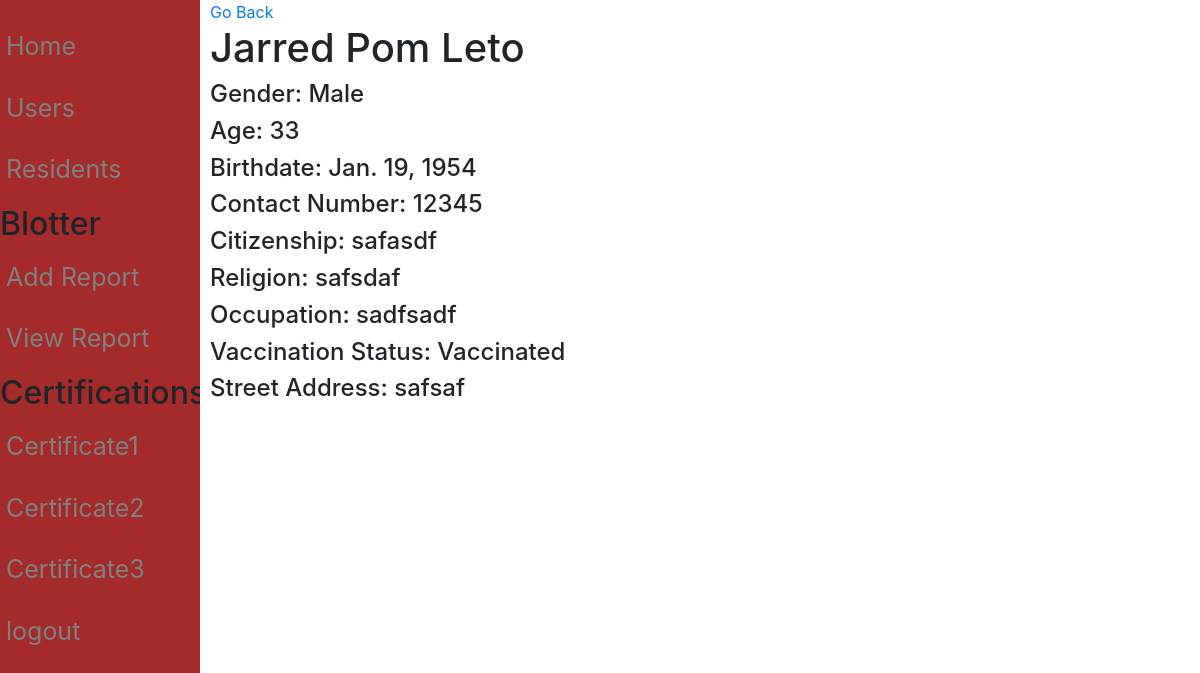
Page /resident_profile/11 on the earlier database version.
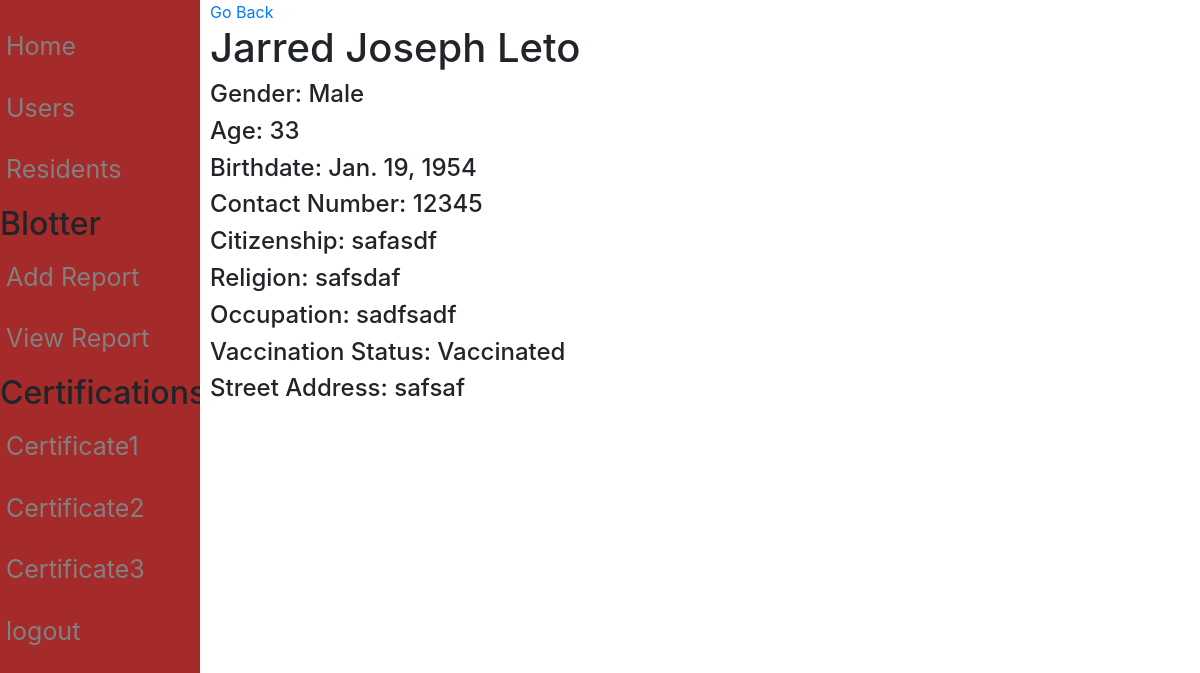
Same page on the later database version.
### Resident/models.py (models this page shows, shortened)
class Resident (models.Model):
    pic = models.ImageField(null=True, blank = True, verbose_name="Profile Picture", upload_to= "images/")
    First_name = models.CharField(max_length=50)
    Last_name = models.CharField(max_length=50)
    Middle_name = models.CharField(max_length=50)
    Age = models.IntegerField()
    Birthdate = models.DateField(auto_now_add=False, auto_now=False)
    Gender_choices = (
        ('Male','Male'),
        ('Female','Female')
        )
    Gender = models.CharField(max_length=100, choices=Gender_choices, default = "Not Specified")
    Contact = models.CharField(max_length=11)
    Cstatus_choices = (
        ('Single','Single'),
        ('Married','Married'),
        ('Divorced','Divorced'),
        ('Separated','Separated'),
        ('Widowed','Widowed'),
        )
    Marital_status = models.CharField(max_length=100, choices = Cstatus_choices, default = "")
    Citizenship = models.CharField(max_length=100)
    Religion = models.CharField(max_length=100)
    Occupation = models.CharField(max_length=100)
    Vac_choices = (
        ('Vaccinated','Vaccinated'),
        ('Non-Vaccinated','Non-Vaccinated')
    )
    Vaccination = models.CharField(max_length=100, choices = Vac_choices, verbose_name="Vaccination Status", default="")
    Address = models.TextField(max_length=250, verbose_name="Street Address")
    Blacklisted = models.BooleanField(default = False)
    created_date = models.DateTimeField(auto_now_add=True)
    modified_date = models.DateTimeField(auto_now=True)

### Resident/views.py (the view)
# urls.py: path('resident_profile/<str:pk>', Display_profile, name = "resident_profile"),
def Display_profile(request, pk):
    resident_obj = Resident.objects.get(id = pk)
    context = {
        "profile" : resident_obj
    }
    return render(request, "resident_profile.html",context=context)

### templates/resident_profile.html (shortened to what this page needs)
{% extends 'base.html' %}
{%  load static %}
{% block content %}
<a href = "{{request.META.HTTP_REFERER}}">Go Back</a>
<h1>{{profile.First_name}} {{profile.Middle_name}} {{profile.Last_name}} </h1>
<h4>Gender: {{profile.Gender}}</h4>
<h4>Age: {{profile.Age}}</h4>
<h4>Birthdate: {{profile.Birthdate}}</h4>
<h4>Contact Number: {{profile.Contact}}</h4>
<h4>Citizenship: {{profile.Citizenship}}</h4>
<h4>Religion: {{profile.Religion}}</h4>
<h4>Occupation: {{profile.Occupation}}</h4>
<h4>Vaccination Status: {{profile.Vaccination}}</h4>
<h4>Street Address: {{profile.Address}}</h4>
{%  endblock content %}

Differences in the rows shown:
changed Resident "Jarred": Middle_name "Pom" → "Joseph"
